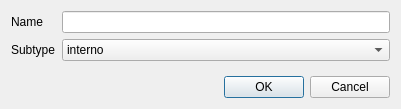
<?xml version="1.0" encoding="UTF-8"?>
<ui version="4.0">
 <class>DiskDialog</class>
 <widget class="QDialog" name="DiskDialog">
  <property name="geometry">
   <rect>
    <x>0</x>
    <y>0</y>
    <width>401</width>
    <height>109</height>
   </rect>
  </property>
  <property name="windowTitle">
   <string>Disk Dialog</string>
  </property>
  <layout class="QVBoxLayout" name="verticalLayout">
   <item>
    <layout class="QFormLayout" name="formLayout">
     <item row="0" column="0">
      <widget class="QLabel" name="nameLabel">
       <property name="text">
        <string>Name</string>
       </property>
      </widget>
     </item>
     <item row="0" column="1">
      <widget class="QLineEdit" name="led_name"/>
     </item>
     <item row="1" column="0">
      <widget class="QLabel" name="typeLabel">
       <property name="text">
        <string>Subtype</string>
       </property>
      </widget>
     </item>
     <item row="1" column="1">
      <widget class="QComboBox" name="cbx_subtype">
       <item>
        <property name="text">
         <string>interno</string>
        </property>
       </item>
       <item>
        <property name="text">
         <string>externo</string>
        </property>
       </item>
      </widget>
     </item>
    </layout>
   </item>
   <item>
    <widget class="QDialogButtonBox" name="bbx_box">
     <property name="orientation">
      <enum>Qt::Horizontal</enum>
     </property>
     <property name="standardButtons">
      <set>QDialogButtonBox::Cancel|QDialogButtonBox::Ok</set>
     </property>
     <property name="centerButtons">
      <bool>false</bool>
     </property>
    </widget>
   </item>
  </layout>
 </widget>
 <resources/>
 <connections/>
</ui>
